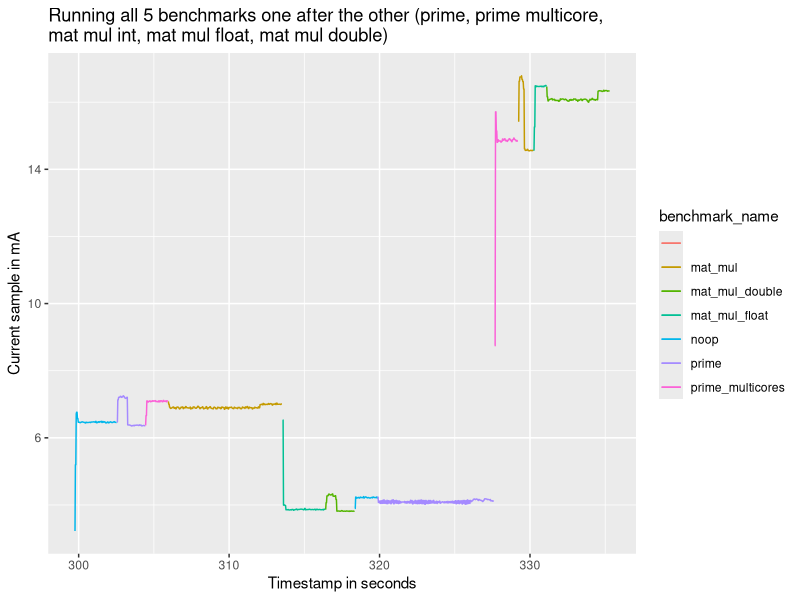

This chart was generated by the following R code:
library("ggplot2")
library("dplyr")
library(rlang)

df <- read.csv("pairs_freqs.csv")
df <- df %>% filter(iteration_num == 0)

# Fill in clock freq by parameters
lookup <- df %>%
	filter(!is.na(df$clock_freq)) %>%
	select(vreg,lposc_trim,rosc_div,rosc_range,rosc_freqa,rosc_freqb,clock_freq)
df <- df %>%
  left_join(lookup, by = c("vreg","lposc_trim","rosc_div","rosc_range","rosc_freqa","rosc_freqb"), suffix = c("", ".new")) %>%
  mutate(clock_freq = ifelse(is.na(clock_freq), clock_freq.new, clock_freq)) %>%
  select(-clock_freq.new)
#df <- df %>%
#	mutate(value_group = cut(clock_freq, breaks = seq(30000, 151000, by = 10000)))

p <- ggplot(df, aes(x = current_timestamp, y = current_sample, color=benchmark_name)) +
	geom_line(data=df %>% filter(clock_freq == 150429), aes(x = current_timestamp, y = current_sample), size = 0.5, na.rm = TRUE) +
	geom_line(data=df %>% filter(clock_freq == 150324), aes(x = current_timestamp, y = current_sample), size = 0.5, na.rm = TRUE) +
	#geom_line(clock_freq == 150429, na.rm = TRUE) +
  #facet_wrap(~value_group) +
	labs(title = "Running all 5 benchmarks one after the other (prime, prime multicore, \nmat mul int, mat mul float, mat mul double)", x = "Timestamp in seconds", y = "Current sample in mA")

ggsave("pairs_freqs.pdf", plot=p)
